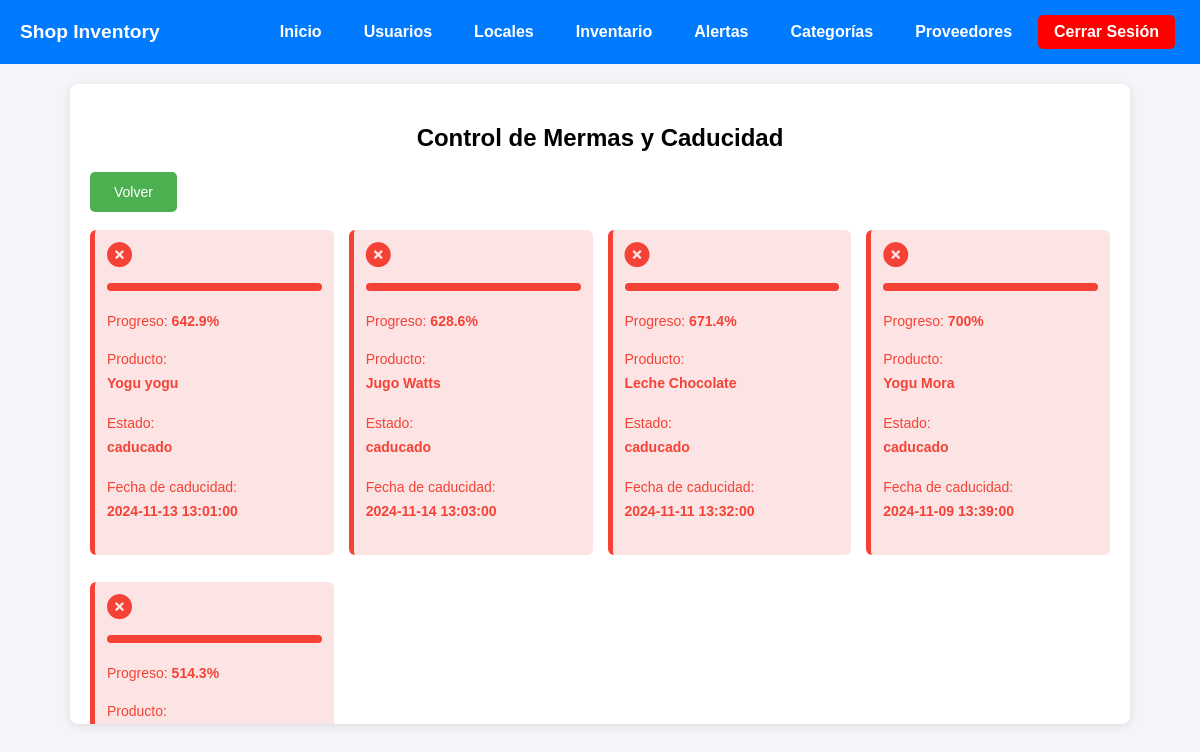
Screenshot of /admin/control_caducidad.php with the database file from the repository.
### tables this page shows
CREATE TABLE `producto_control` (
  `id_control` int(11) NOT NULL,
  `id_productos` int(11) NOT NULL,
  `nombre` varchar(200) NOT NULL,
  `precio` int(11) NOT NULL,
  `stock` int(11) NOT NULL,
  `fecha_caducidad` datetime NOT NULL,
  `estado` enum('activo','caducado','merma') DEFAULT 'activo',
  `fecha_registro` timestamp NOT NULL DEFAULT current_timestamp()
);

### admin/control_caducidad.php (the view, shortened to what this page needs)
<?php
require_once 'db.php';
$pdo->exec("
    DELETE t1 FROM producto_control t1
    INNER JOIN producto_control t2
    WHERE t1.id_control > t2.id_control AND t1.id_productos = t2.id_productos
");
$pdo->exec("
    CREATE TABLE IF NOT EXISTS `producto_control` (
        `id_control` INT AUTO_INCREMENT PRIMARY KEY,
        `id_productos` INT NOT NULL,
        `nombre` VARCHAR(200) NOT NULL,
        `precio` INT NOT NULL,
        `stock` INT NOT NULL,
        `fecha_caducidad` DATETIME NOT NULL,
        `estado` ENUM('activo', 'caducado', 'merma') DEFAULT 'activo',
        `fecha_registro` TIMESTAMP DEFAULT CURRENT_TIMESTAMP,
        FOREIGN KEY (`id_productos`) REFERENCES `productos`(`id_productos`)
    )
");
?>
<!DOCTYPE html>
<html lang="es">
<head>
    <link rel="stylesheet" href="nav.css">
    <link rel="stylesheet" href="css/control.css">
    <link rel="stylesheet" href="https://cdnjs.cloudflare.com/ajax/libs/font-awesome/6.0.0-beta3/css/all.min.css">
</head>
<body>
    <nav>
        <ul class="nav-links">
            <li class="brand">Shop Inventory</li>
            <li><a href="menu.php">Inicio</a></li>
            <li><a href="usuarios.php">Usuarios</a></li>
            <li><a href="gestion_local.php">Locales</a></li>
            <li><a href="index.php">Inventario</a></li>
            <li><a href="alertas.php">Alertas</a></li>
            <li><a href="categorias.php">Categorías</a></li>
            <li><a href="proveedores.php">Proveedores</a></li>
            <li class="logout"><a href="../index.php">Cerrar Sesión</a></li>
        </ul>
    </nav>
    <div class="container">
        <h2>Control de Mermas y Caducidad</h2>
        <button onclick="location.href='alertas.php'" id="button-cadu">Volver</button>
        <br><br>
        <div id="alertas">
            <?php
            $alertas = $pdo->query("
                SELECT * FROM producto_control
                WHERE estado = 'caducado'
                OR fecha_caducidad < DATE_ADD(NOW(), INTERVAL 7 DAY)
                OR estado = 'merma'
            ")->fetchAll();
            if (empty($alertas)) {
                echo "<p>No hay productos caducados o próximos a caducar.</p>";
            } else {
                foreach ($alertas as $alerta) {
                    $clase_alerta = ($alerta['estado'] === 'caducado') ? "caducado" : (($alerta['estado'] === 'merma') ? "merma" : "proximo");
                    $fecha_caducidad = new DateTime($alerta['fecha_caducidad']);
                    $fecha_actual = new DateTime();
                    $intervalo = $fecha_actual->diff($fecha_caducidad);
                    $dias_restantes = $intervalo->format('%a');
                    echo "<div class='alert {$clase_alerta}'>";
                    if ($alerta['estado'] === 'caducado') {
                        echo "<i class='fas fa-times-circle' title='Producto caducado'></i>";
                    } elseif ($alerta['estado'] === 'merma') {
                        echo "<i class='fas fa-triangle-exclamation' title='Producto en merma'></i>";
                    } else {
                        echo "<i class='fas fa-exclamation-circle' title='Producto próximo a caducar'></i>";
                    }
                    $progreso = ($dias_restantes <= 0) ? 0 : ($dias_restantes / 7) * 100;
                    $progreso = round($progreso, 1);
                    $clase_barra = ($alerta['estado'] === 'caducado') ? "danger" : (($alerta['estado'] === 'merma') ? "secondary" : (($dias_restantes <= 2) ? "warning" : "success"));
                    echo "<div class='progress-bar {$clase_barra}'>
                            <span style='width: {$progreso}%;'></span>
                          </div>";
                    echo "<p>Progreso: <strong>{$progreso}%</strong></p>";
                    echo "Producto: <strong>{$alerta['nombre']}</strong><br>";
                    echo "Estado: <strong>{$alerta['estado']}</strong><br>";
                    echo "Fecha de caducidad: <strong>{$alerta['fecha_caducidad']}</strong><br>";
                    echo "</div>";
                }
            }
            ?>
        </div>
    </div>
</body>
</html>

### admin/nav.css (style rules this page uses)
nav { background-color: #007bff; padding: 15px; }
nav ul { list-style-type: none; padding: 0; margin: 0; text-align: end; }
nav ul li { display: flex; margin-right: 20px; }
nav ul li a { color: white; text-decoration: none; font-weight: bold; padding: 8px 16px; transition: background-color 0.3s ease; }
.nav-links { text-align: start; margin-right: auto; display: flex; justify-content: start; align-items: center; list-style-type: none; padding: 0; margin: 0; }
.nav-links .brand { margin-right: auto; color: white; font-weight: bold; padding: 5px; font-size: 1.2em; text-decoration: none; }
nav ul { display: flex; justify-content: flex-end; }
nav ul li { display: flex; margin-right: 10px; text-align: end; }
nav ul li.logout a { background-color: red; padding: 8px 16px; color: white; font-weight: bold; text-decoration: none; transition: background-color 0.3s ease; border-radius: 5px; }

### admin/css/control.css (style rules this page uses)
body { font-family: 'Arial', sans-serif; background-color: #f4f4f9; color: #333; margin: 0; padding: 0; overflow-x: hidden; }
.container { max-width: 85%; margin: 20px auto; padding: 20px; background-color: white; box-shadow: 0 2px 10px rgba(0, 0, 0, 0.1); border-radius: 8px; max-height: 600px; overflow-y: auto; overflow-x: hidden; }
h2 { text-align: center; margin-bottom: 20px; color: #000000; }
#button-cadu { background-color: #4CAF50; color: white; font-size: 14px; padding: 12px 24px; border: none; border-radius: 5px; cursor: pointer; text-align: center; display: inline-block; transition: background-color 0.3s ease, transform 0.3s ease; }
#alertas { display: grid; grid-template-columns: repeat(auto-fill, minmax(240px, 1fr)); gap: 15px; }
.alert { background-color: #f9f9f9; border-left: 5px solid; padding: 12px; margin-bottom: 12px; font-size: 14px; display: flex; flex-direction: column; align-items: flex-start; gap: 8px; border-radius: 6px; box-sizing: border-box; }
.alert.caducado { border-color: #f44336; background-color: #fce4e4; color: #f44336; }
.alert i { font-size: 25px; }
.alert.caducado i { color: #f44336; }
.progress-bar { width: 100%; height: 8px; border-radius: 5px; background-color: #e0e0e0; margin-top: 8px; overflow: hidden; box-sizing: border-box; }
.progress-bar span { display: block; height: 100%; width: 0%; transition: width 0.3s ease; }
.progress-bar.danger span { background-color: #f44336; }

### rows the page displays
producto_control: fecha_caducidad "642.9", nombre "Yogu yogu", estado "caducado", fecha_caducidad "2024-11-13 13:01:00"
producto_control: fecha_caducidad "628.6", nombre "Jugo Watts", estado "caducado", fecha_caducidad "2024-11-14 13:03:00"
producto_control: fecha_caducidad "671.4", nombre "Leche Chocolate", estado "caducado", fecha_caducidad "2024-11-11 13:32:00"
producto_control: fecha_caducidad "700", nombre "Yogu Mora", estado "caducado", fecha_caducidad "2024-11-09 13:39:00"
producto_control: estado "caducado" (drawn), fecha_caducidad "514.3"
